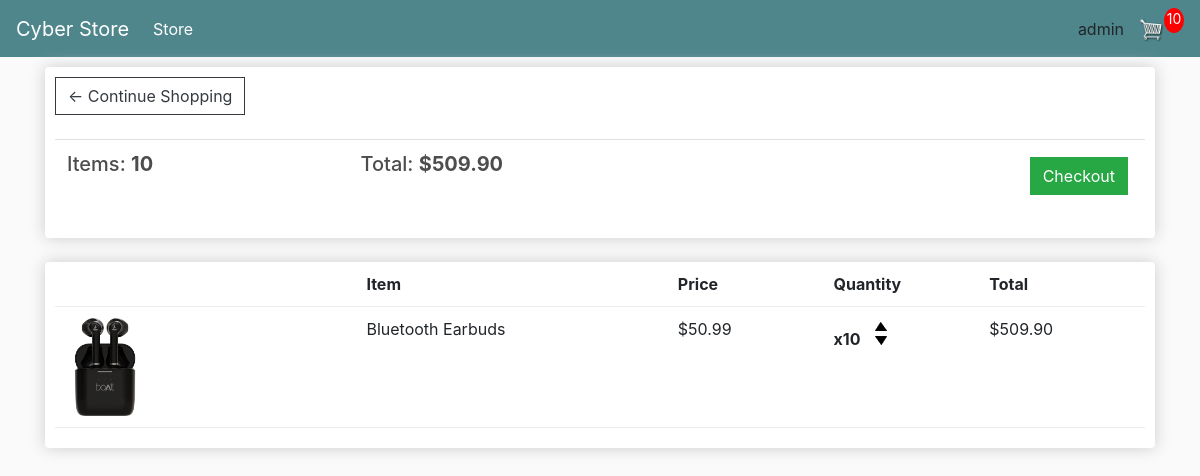
The app's page /cart/ (signed in) with its own data.
### store/models.py (models this page shows, shortened)
class Order(models.Model):
    customer = models.ForeignKey(Customer, on_delete=models.SET_NULL, blank=True, null=True)
    date_ordered = models.DateTimeField(auto_now_add=True)
    complete = models.BooleanField(default=False, null=True, blank=False)
    transaction_id = models.CharField(max_length=200, null=True)
    @property
    def get_cart_total(self):
        orderitems = self.orderitem_set.all()
        total = sum([item.get_total for item in orderitems])
        return total
    @property
    def get_cart_items(self):
        orderitems = self.orderitem_set.all()
        total = sum([item.quantity for item in orderitems])
        return total

class OrderItem(models.Model):
    product = models.ForeignKey(Product, on_delete=models.SET_NULL, blank=True, null=True)
    order = models.ForeignKey(Order, on_delete=models.SET_NULL, blank=True, null=True)
    quantity = models.IntegerField(default=0, null=True, blank=True)
    date_added = models.DateTimeField(auto_now_add=True)
    @property
    def get_total(self):
        total = self.product.price * self.quantity
        return total

class Product(models.Model):
    name = models.CharField(max_length=200, null=True)
    price = models.DecimalField(max_digits=7,decimal_places=2)
    digital = models.BooleanField(default=False, null=True, blank=False)
    image = models.ImageField(null=True, blank=True)
    @property
    def imageURL(self):
        try:
            url = self.image.url
        except:
            url = ''
        return url

### store/views.py (the view)
# urls.py: path("cart/", views.cart, name="cart"),
def cart(request):
    data = cartData(request)
    cartItems = data['cartItems']
    order = data['order']
    items = data['items']
    context = {'items':items, 'order':order, 'cartItems':cartItems}
    return render(request, "store/cart.html", context)

### store/utils.py (called while the page is built)
def cartData(request):
    if request.user.is_authenticated:
        customer = request.user.customer
        order, created = Order.objects.get_or_create(customer=customer, complete=False)
        items = order.orderitem_set.all()
        cartItems = order.get_cart_items
    else:
        cookieData = cookieCart(request)
        cartItems = cookieData['cartItems']
        order = cookieData['order']
        items = cookieData['items']
    return {'cartItems':cartItems, 'order':order, 'items':items}

### store/templates/store/cart.html (shortened to what this page needs)
{% extends 'store/main.html' %}
{% load static %}
{% block content %}
<div class="row">
    <div class="col-lg-12">
        <div class="box-element">
            <a class="btn btn-outline-dark" href="{% url 'store' %}">&#x2190; Continue Shopping</a>
            <br><br>
            <table class="table">
                <tr>
                    <th><h5>Items: <strong>{{order.get_cart_items}}<strong></h5></th>
                    <th><h5>Total: <strong>${{ order.get_cart_total|floatformat:2 }}<strong></h5></th>
                    <th>
                        <a style="float: right; margin:5px;" class="btn btn-success" href="{% url 'checkout' %}">Checkout</a>
                </tr>
            </table>
        </div>
        <br>
        <div class="box-element">
            <div class="cart-row">
                <div style="flex:2"></div>
                <div style="flex:2"><strong>Item</strong></div>
                <div style="flex:1"><strong>Price</strong></div>
                <div style="flex:1"><strong>Quantity</strong></strong></div>
                <div style="flex:1"><strong>Total</strong></div>
            </div>
            {% for item in items %}
            <div class="cart-row">
                <div style="flex:2"><img class="row-image" src="{{item.product.imageURL}}"></div>
                <div style="flex:2">{{item.product.name}}</div>
                <div style="flex:1">${{item.product.price|floatformat:2}}</div>
                <div style="flex:1">
                    <p class="quantity">x{{item.quantity}}</p>
                    <div class="quantity">
                        <img data-action="add" data-product="{{item.product.id}}" class="chg-quantity update-cart" src="{% static 'store/images/arrow-up.png' %}">
                        <img data-action="remove" data-product="{{item.product.id}}" class="chg-quantity update-cart" src="{% static 'store/images/arrow-down.png' %}">
                    </div>
                </div>
                <div style="flex:1">${{item.get_total|floatformat:2}}</div>
            </div>
            {% endfor %}
        </div>
        <br>
    </div>
</div>
{% endblock content %}

### store/templates/store/main.html (shortened to what this page needs)
<!DOCTYPE html>
<html lang="en">
{% load static %}
<head>
    <link rel="stylesheet" href="https://stackpath.bootstrapcdn.com/bootstrap/4.3.1/css/bootstrap.min.css"
>
    <link rel="stylesheet" type="text/css" href="{% static 'store/css/main.css' %}">
</head>
<body>
    <nav class="navbar navbar-expand-lg navbar-dark bg-dark">
        <a class="navbar-brand" href="{% url 'store' %}">Cyber Store</a>
        <div class="collapse navbar-collapse" id="navbarSupportedContent">
            <ul class="navbar-nav mr-auto">
                <li class="nav-item active">
                    <a class="nav-link" href="{% url 'store' %}">Store <span class="sr-only">(current)</span></a>
                </li>
            </ul>
            <form class="form-inline my-2 my-lg-0">
                {% if not user.is_authenticated %}
                <a href="{% url 'login' %}" class="btn btn-warning">Login</a>
                {% else %}
                {{user.username}}
                {% endif %}
                <a href="{% url 'cart' %}">
                    <img id="cart-icon" src="{% static 'store/images/cart.png' %}">
                </a>
                <p id="cart-total">{{cartItems}}</p>
            </form>
        </div>
    </nav>
    <div class="container">
        {% block content %}
        {% endblock content %}
    </div>
</body>
</html>

### store/static/store/css/main.css (style rules this page uses)
body { background-color: hsl(0, 0%, 98%); }
h1,h2,h3,h4,h5,h6 { color:hsl(0, 0%, 30%); }
.box-element { box-shadow:hsl(0, 0%, 80%) 0 0 16px; background-color: #fff; border-radius: 4px; padding: 10px; }
.bg-dark { background-color: #4f868c!important; }
#cart-icon { width:25px; display: inline-block; margin-left: 15px; }
#cart-total { display: block; text-align: center; color:#fff; background-color: red; width: 20px; height: 25px; border-radius: 50%; font-size: 14px; }
.col-lg-4, .col-lg-6, .col-lg-8, .col-lg-12 { margin-top: 10px; }
.btn { border-radius: 0; }
.row-image { width: 100px; }
.cart-row { display: flex; align-items: flex-stretch; padding-bottom: 10px; margin-bottom: 10px; border-bottom: 1px solid #ececec; }
.quantity { display: inline-block; font-weight: 700; padding-right:10px; }
.chg-quantity { width: 12px; cursor: pointer; display: block; margin-top: 5px; transition:.1s; }

### records on screen
Order: get_cart_items "10", get_cart_total "509.90"
OrderItem: product.imageURL (picture), product.name "Bluetooth Earbuds", product.price "50.99", quantity "10", get_total "509.90"

### other values on screen
{{ user.username }} "admin"
{{ cartItems }} "10"
